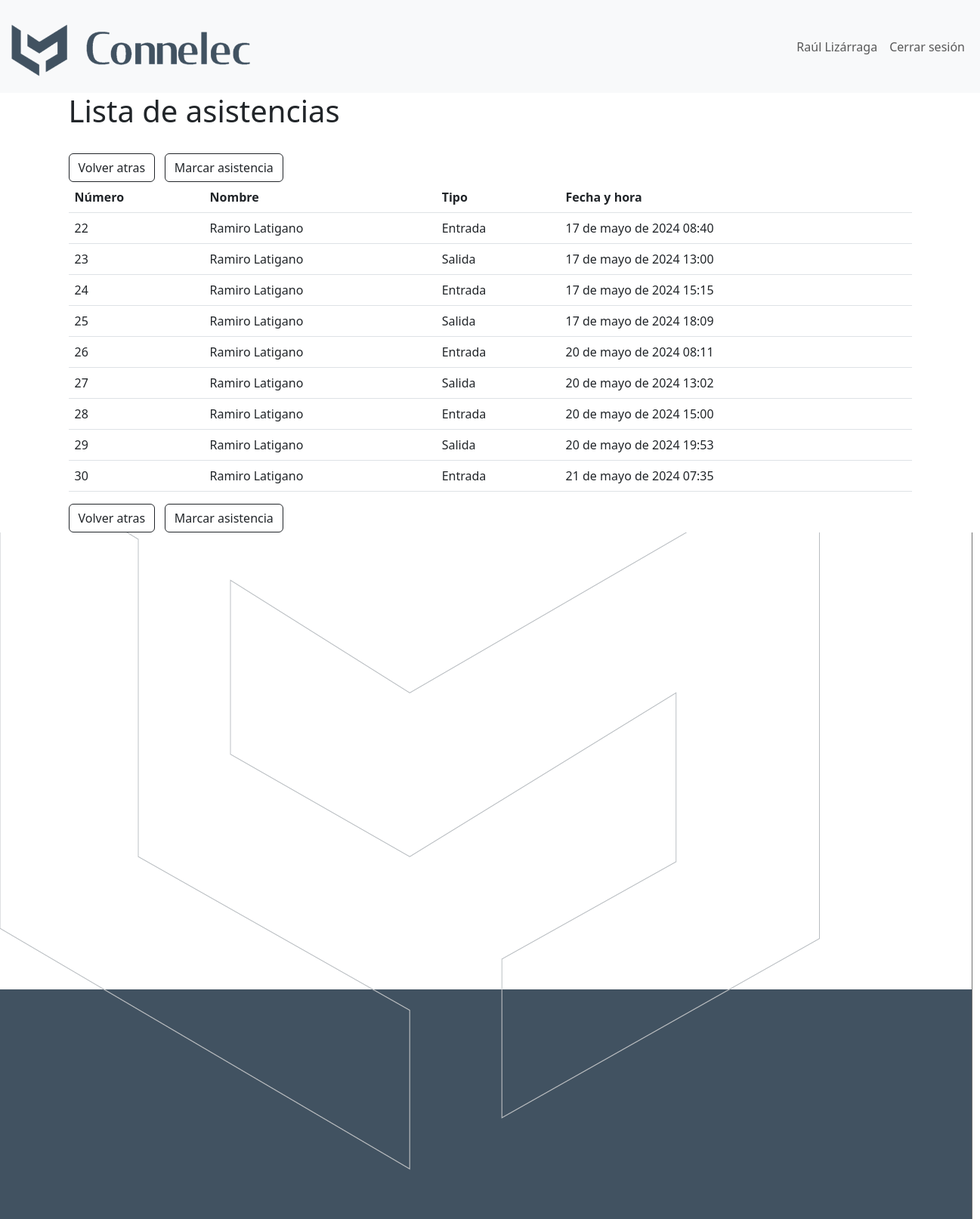
Screenshot of /asistencias/verAsistencias (signed in) with the database file from the repository.
### asistencias/models.py (models this page shows, shortened)
class registro(models.Model):
    usuario = models.ForeignKey(
        settings.AUTH_USER_MODEL, on_delete=models.CASCADE)
    fecha = models.DateField()
    hora = models.TimeField()
    tipo = models.CharField(max_length=50, choices=[(
        'Entrada', 'Entrada'), ('Salida', 'Salida')])
    @property
    def nombre_completo(self):
        return f"{self.usuario.first_name} {self.usuario.last_name}"

class User(AbstractUser):
    image = models.ImageField(upload_to=profile_picture_path, blank=True)
    birthday = models.DateField(null=True, blank=True)

### asistencias/views.py (the view)
# urls.py: path('verAsistencias', listar_registros, name='verAsistencias'),
def listar_registros(request):
    if request.user.is_authenticated:
        usuario = User.objects.get(username=request.user).get_full_name()
        registros = registro.objects.all()
        data = {
            'usuario': usuario,
            'registros': registros
        }
    return render(request, 'asistencias/registros.html', data)

### core/templates/asistencias/registros.html (shortened to what this page needs)
{% extends 'core/base.html' %}
{% load static %}
    {% block content %}
    <div class="container">
        <h1>Lista de asistencias</h1>
        <br>
        <a href="/asistencias"><button type="button" class="btn btn-outline-dark">Volver atras</button></a> &nbsp; <a href="marcarAsistencia"><button type="button" class="btn btn-outline-dark">Marcar asistencia</button></a>
        <div>
            <table id="tabla_registros" class="table table-hover">
                <thead>
                    <tr>
                        <th class="centered">Número</th>
                        <th class="centered">Nombre</th>
                        <th class="centered">Tipo</th>
                        <th class="centered">Fecha y hora</th>
                    </tr>
                </thead>
                <tbody id="tabla_registros">
                    {% for r in registros %}
                        <tr>
                            <td>{{r.id}}</td>
                            <td>{{r.nombre_completo}}</td>
                            <td>{{r.tipo}}</td>
                            <td>{{r.fecha}} {{r.hora}}</td>
                        </tr>
                    {% endfor %}
                </tbody>
            </table>
        </div>
        <a href="/asistencias"><button type="button" class="btn btn-outline-dark">Volver atras</button></a> &nbsp; <a href="marcarAsistencia"><button type="button" class="btn btn-outline-dark">Marcar asistencia</button></a>
    </div>
    {% endblock %}

### rows the page displays
registro: id "22", nombre_completo "Ramiro Latigano", tipo "Entrada", fecha "17 de mayo de 2024", hora "08:40"
registro: id "23", nombre_completo "Ramiro Latigano", tipo "Salida", fecha "17 de mayo de 2024", hora "13:00"
registro: id "24", nombre_completo "Ramiro Latigano", tipo "Entrada", fecha "17 de mayo de 2024", hora "15:15"
registro: id "25", nombre_completo "Ramiro Latigano", tipo "Salida", fecha "17 de mayo de 2024", hora "18:09"
registro: id "26", nombre_completo "Ramiro Latigano", tipo "Entrada", fecha "20 de mayo de 2024", hora "08:11"
registro: id "27", nombre_completo "Ramiro Latigano", tipo "Salida", fecha "20 de mayo de 2024", hora "13:02"
registro: id "28", nombre_completo "Ramiro Latigano", tipo "Entrada", fecha "20 de mayo de 2024", hora "15:00"
registro: id "29", nombre_completo "Ramiro Latigano", tipo "Salida", fecha "20 de mayo de 2024", hora "19:53"
registro: id "30", nombre_completo "Ramiro Latigano", tipo "Entrada", fecha "21 de mayo de 2024", hora "07:35"

### other values shown
{{ usuario }} "Raúl Lizárraga"
